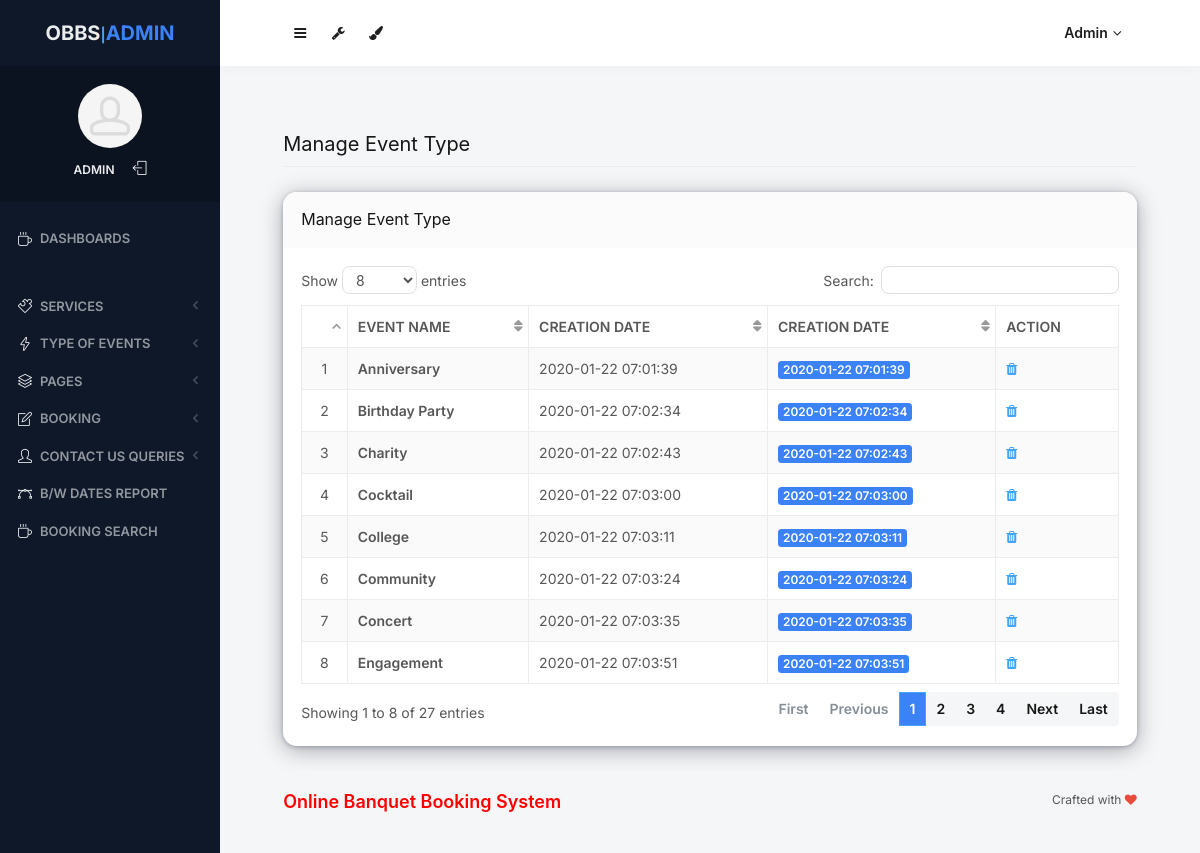
The page /obbs/admin/manage-event-type.php (signed in) on the database its author committed.
### tables this page shows
CREATE TABLE `tbleventtype` (
  `ID` int(10) NOT NULL,
  `EventType` varchar(200) DEFAULT NULL,
  `CreationDate` timestamp NULL DEFAULT current_timestamp()
);

### obbs/admin/manage-event-type.php (the view, shortened to what this page needs)
<?php
include('includes/dbconnection.php');
if (strlen($_SESSION['odmsaid']==0)) {
  header('location:logout.php');
  } else{
  ?>
<!doctype html>
<html lang="en" class="no-focus">
    <head>
        <link rel="stylesheet" href="assets/js/plugins/datatables/dataTables.bootstrap4.min.css">
        <link rel="stylesheet" id="css-main" href="assets/css/codebase.min.css">
<link rel="stylesheet" href="assets/css/iim-theme.css">
    </head>
    <body>
        <div id="page-container" class="sidebar-o sidebar-inverse side-scroll page-header-fixed main-content-narrow">
           <?php include_once('includes/sidebar.php');?>
          <?php include_once('includes/header.php');?>
            <main id="main-container">
                <div class="content">
                    <h2 class="content-heading">Manage Event Type</h2>
                    <div class="block">
                        <div class="block-header block-header-default">
                            <h3 class="block-title">Manage Event Type</h3>
                        </div>
                        <div class="block-content block-content-full">
                            <table class="table table-bordered table-striped table-vcenter js-dataTable-full-pagination">
                                <thead>
                                    <tr>
                                        <th class="text-center"></th>
                                        <th>Event Name</th>
                                        <th>Creation Date</th>
                                        <th class="d-none d-sm-table-cell">Creation Date</th>
                                        <th class="d-none d-sm-table-cell" style="width: 15%;">Action</th>
                                       </tr>
                                </thead>
                                <tbody>
                                    <?php
$sql="SELECT * from tbleventtype";
$query = $dbh -> prepare($sql);
$query->execute();
$results=$query->fetchAll(PDO::FETCH_OBJ);
$cnt=1;
if($query->rowCount() > 0)
{
foreach($results as $row)
{               ?>
                                    <tr>
                                        <td class="text-center"><?php echo htmlentities($cnt);?></td>
                                        <td class="font-w600"><?php  echo htmlentities($row->EventType);?></td>
                                        <td class="d-none d-sm-table-cell"><?php  echo htmlentities($row->CreationDate);?></td>
                                        <td class="d-none d-sm-table-cell">
                                            <span class="badge badge-primary"><?php  echo htmlentities($row->CreationDate);?></span>
                                        </td>
                                         <td class="d-none d-sm-table-cell"><a href="manage-event-type.php?delid=<?php echo ($row->ID);?>" onclick="return confirm('Do you really want to Delete ?');"><i class="fa fa-trash fa-delete" aria-hidden="true"></i></a></td>
                                    </tr>
                                    <?php $cnt=$cnt+1;}} ?>
                                </tbody>
                            </table>
                        </div>
                    </div>
                </div>
            </main>
           <?php include_once('includes/footer.php');?>
        </div>
    </body>
</html>
<?php }  ?>

### obbs/admin/includes/sidebar.php (shortened to what this page needs)
     <?php
include('includes/dbconnection.php');
if (strlen($_SESSION['odmsaid']==0)) {
  header('location:logout.php');
  } else{
  ?>
   <nav id="sidebar">
                <div id="sidebar-scroll">
                    <div class="sidebar-content">
                        <div class="content-header content-header-fullrow px-15">
                            <div class="content-header-section text-center align-parent sidebar-mini-hidden">
                                <div class="content-header-item">
                                    <a class="link-effect font-w700" href="dashboard.php">
                                        <span class="font-size-xl text-dual-primary-dark">OBBS</span>|<span class="font-size-xl text-primary">ADMIN</span>
                                    </a>
                                </div>
                            </div>
                        </div>
                        <div class="content-side content-side-full content-side-user px-10 align-parent">
                            <div class="sidebar-mini-hidden-b text-center">
                                <a class="img-link" href="dashboard.php">
                                    <img class="img-avatar" src="assets/img/avatars/avatar15.jpg" alt="">
                                </a>
                                <ul class="list-inline mt-10">
                                    <?php
$aid=$_SESSION['odmsaid'];
$sql="SELECT AdminName from  tbladmin where ID=:aid";
$query = $dbh -> prepare($sql);
$query->bindParam(':aid',$aid,PDO::PARAM_STR);
$query->execute();
$results=$query->fetchAll(PDO::FETCH_OBJ);
$cnt=1;
if($query->rowCount() > 0)
{
foreach($results as $row)
{               ?>
                                    <li class="list-inline-item">
                                        <a class="link-effect text-dual-primary-dark font-size-xs font-w600 text-uppercase" href="admin-profile.php"><?php  echo $row->AdminName;?></a>
                                    </li><?php $cnt=$cnt+1;}} ?>
                                    <li class="list-inline-item">
                                        <a class="link-effect text-dual-primary-dark" href="logout.php">
                                            <i class="si si-logout"></i>
                                        </a>
                                    </li>
                                </ul>
                            </div>
                        </div>
                        <div class="content-side content-side-full">
                            <ul class="nav-main">
                                <li class="open">
                                    <a href="dashboard.php"><i class="si si-cup"></i><span class="sidebar-mini-hide">Dashboards</span></a>
                                </li>
                                <li class="nav-main-heading"><span class="sidebar-mini-visible">UI</span><span class="sidebar-mini-hidden"></span></li>
                                <li>
                                    <a class="nav-submenu" data-toggle="nav-submenu"><i class="si si-puzzle"></i><span class="sidebar-mini-hide"></span>Services</a>
                                </li>
                                <li>
                                    <a class="nav-submenu" data-toggle="nav-submenu" href="#"><i class="si si-energy"></i><span class="sidebar-mini-hide">Type of Events</span></a>
                                </li>
                                <li>
                                    <a class="nav-submenu" data-toggle="nav-submenu" href="#"><i class="si si-layers"></i><span class="sidebar-mini-hide">Pages</span></a>
                                </li>
                                <li>
                                    <a class="nav-submenu" data-toggle="nav-submenu" href="#"><i class="si si-note"></i><span class="sidebar-mini-hide">Booking</span></a>
                                </li>
                                <li>
                                    <a class="nav-submenu" data-toggle="nav-submenu" href="#"><i class="si si-user"></i><span class="sidebar-mini-hide">Contact Us Queries</span></a>
                                </li>
                                <li>
                                    <a  href="between-dates-report.php"><i class="si si-vector"></i><span class="sidebar-mini-hide">B/w Dates Report</span></a>
                                </li>
                     <li>
                                    <a href="booking-search.php"><i class="si si-cup"></i><span class="sidebar-mini-hide">Booking Search</span></a>
                                </li>
                            </ul>
                        </div>
                    </div>
                </div>
            </nav>
           <?php }  ?>

### obbs/admin/includes/header.php (shortened to what this page needs)
   <?php
include('includes/dbconnection.php');
if (strlen($_SESSION['odmsaid']==0)) {
  header('location:logout.php');
  } else{
  ?>
            <header id="page-header">
                <div class="content-header">
                    <div class="content-header-section">
                        <button type="button" class="btn btn-circle btn-dual-secondary" data-toggle="layout" data-action="sidebar_toggle">
                            <i class="fa fa-navicon"></i>
                        </button>
                        <div class="btn-group" role="group">
                            <button type="button" class="btn btn-circle btn-dual-secondary" id="page-header-options-dropdown" data-toggle="dropdown" aria-haspopup="true" aria-expanded="false">
                                <i class="fa fa-wrench"></i>
                            </button>
                        </div>
                        <div class="btn-group" role="group">
                            <button type="button" class="btn btn-circle btn-dual-secondary" id="page-header-themes-dropdown" data-toggle="dropdown" aria-haspopup="true" aria-expanded="false">
                                <i class="fa fa-paint-brush"></i>
                            </button>
                        </div>
                    </div>
                    <div class="content-header-section">
                        <div class="btn-group" role="group">
                            <?php
$aid=$_SESSION['odmsaid'];
$sql="SELECT AdminName from  tbladmin where ID=:aid";
$query = $dbh -> prepare($sql);
$query->bindParam(':aid',$aid,PDO::PARAM_STR);
$query->execute();
$results=$query->fetchAll(PDO::FETCH_OBJ);
$cnt=1;
if($query->rowCount() > 0)
{
foreach($results as $row)
{               ?>
                            <button type="button" class="btn btn-rounded btn-dual-secondary" id="page-header-user-dropdown" data-toggle="dropdown" aria-haspopup="true" aria-expanded="false">
                                <?php  echo $row->AdminName;?><i class="fa fa-angle-down ml-5"></i>
                            </button>
                            <?php $cnt=$cnt+1;}} ?>
                        </div>
                    </div>
                </div>
            </header>
            <?php }  ?>

### obbs/admin/assets/css/iim-theme.css (style rules this page uses)
:root { --iim-accent: #3b82f6; --iim-accent-dark: #1d4ed8; --iim-sidebar-bg: #0f1829; --iim-sidebar-bg-2: #0b1220; --iim-card-radius: 14px; --iim-shadow: 0 4px 22px rgba(15,23,43,0.35), 0 1px 4px rgba(15,23,43,0.25); --iim-shadow-hover: 0 14px 34px rgba(59,130,246,0.28), 0 4px 12px rgba(15,23,43,0.30); }
body { font-family: 'Inter', -apple-system, sans-serif; }
.badge-primary, .bg-primary, .page-item.active .page-link { background-color: var(--iim-accent) !important; }
.text-primary, .nav-main a.active > i, .nav-main a:hover > i, .nav-main li.open > a.nav-submenu > i { color: var(--iim-accent) !important; }
#page-container.sidebar-inverse #sidebar { background-color: var(--iim-sidebar-bg); }
#page-container.sidebar-inverse #sidebar .content-side-user { background-color: var(--iim-sidebar-bg-2); }
.block { border-radius: var(--iim-card-radius); box-shadow: var(--iim-shadow); }
.block-header-default { border-top-left-radius: var(--iim-card-radius); border-top-right-radius: var(--iim-card-radius); }
.btn { border-radius: 8px; }
.btn.btn-rounded { border-radius: 999px !important; }
#page-header { backdrop-filter: blur(10px); }
html, body { -ms-overflow-style: none; scrollbar-width: none; }

### rows shown on the page
tbleventtype: EventType "Anniversary", CreationDate "2020-01-22 07:01:39"
tbleventtype: EventType "Birthday Party", CreationDate "2020-01-22 07:02:34"
tbleventtype: EventType "Charity", CreationDate "2020-01-22 07:02:43"
tbleventtype: EventType "Cocktail", CreationDate "2020-01-22 07:03:00"
tbleventtype: EventType "College", CreationDate "2020-01-22 07:03:11"
tbleventtype: EventType "Community", CreationDate "2020-01-22 07:03:24"
tbleventtype: EventType "Concert", CreationDate "2020-01-22 07:03:35"
tbleventtype: EventType "Engagement", CreationDate "2020-01-22 07:03:51"

### other values the page prints
$row->AdminName "ADMIN"
$row->AdminName "Admin"
